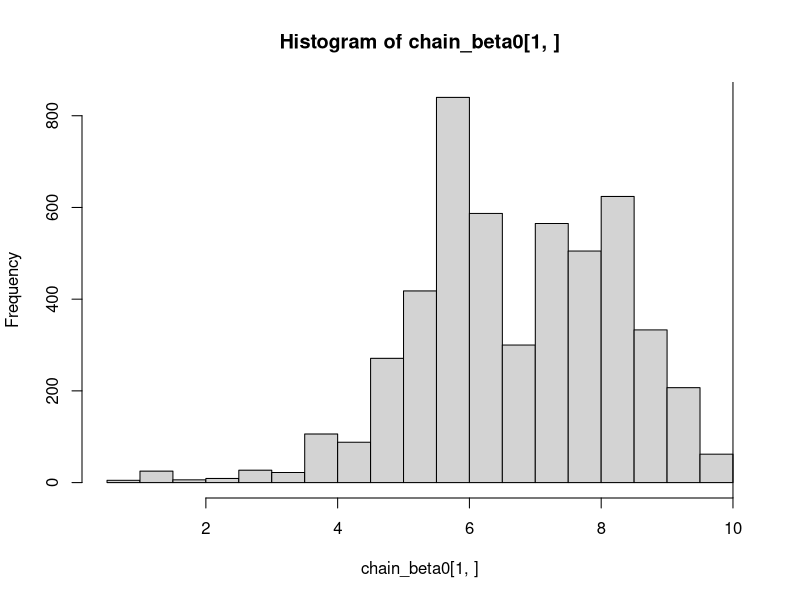

The R source for this figure:
##### Setting up the parameters of the study

# CONSTANTS
NB_OF_ITERATION <- 5000

##### Define function for the numerator and denominator of the ratio
logaritmo <- function(beta, y){
  # This function returns the log of the numerator or denominator of the ratio in the Metropolis Hasting step
  # inputs:
  # 	beta: float
  #		The parameter of the logistic model  
  # 		beta0 = log(\pi) - log(1 - \pi)
  #	y: array of float
  # 		the data following a Bernouilli distribution, fixed over 
  # returns:
  # 	float
  # 		log likelihood of the numerator or denominator
  # 		
  likel <- y*(beta-log(1+exp(beta)))-(1-y)*log(1+exp(beta))
  fbeta <- sum(likel)-0.5*(1/c0)*(beta-m0)^2
  return(fbeta)
}
##### Other parameters
# Number of studies
n <- 100

# Define the true value of the logistic model, \pi is the proportion of papers with this voxel found
# with beta0 = log(\pi) - log(1 - \pi) 
beta0 <- 10

# Mean and variance of beta0, with beta0 ~ N(m0,c0)
m0 <- 0
c0 <- 100
pi_i <- exp(beta0)/(1+exp(beta0))

# Simulate data for y as a random Bernoulli distribution
y <- rbinom(n,1,pi_i)

# Define the structure for the chain and the starting point
chain_beta0 = matrix(0, ncol=NB_OF_ITERATION)
chain_beta0[1] = 1

# Define the variance of the proposed beta0
u = 0.01

##### Metropolis-Hastings algorithm
for(i in 2:NB_OF_ITERATION)
{
  #### Sampling beta0
# Current beta0 takes the first value in the chain
  beta0_c=chain_beta0[i-1]

# Proposed beta0 comes from a random normal distribution
  beta0_p=rnorm(1, beta0_c, sqrt(u))

# Calculate the ratio using the function "logaritmo" evaluated in proposed beta0 (beta0_p) and current beta0 (beta0_p)
  log_ratio_beta = logaritmo(beta0_p, y)-logaritmo(beta0_c, y)

# Metropolis-Hastings, toss a coin 
  coin=log(runif(1))

# Accept proposed value with probability = min (1, ratio)
  if(coin < min(c(0, log_ratio_beta))){
    chain_beta0[i] = beta0_p

  }else{
  chain_beta0[i] = beta0_c  
  }
}

##### Visualization

hist(chain_beta0[1,])
abline(v = beta0)
print('Done ! look at Rplots.pdf')
